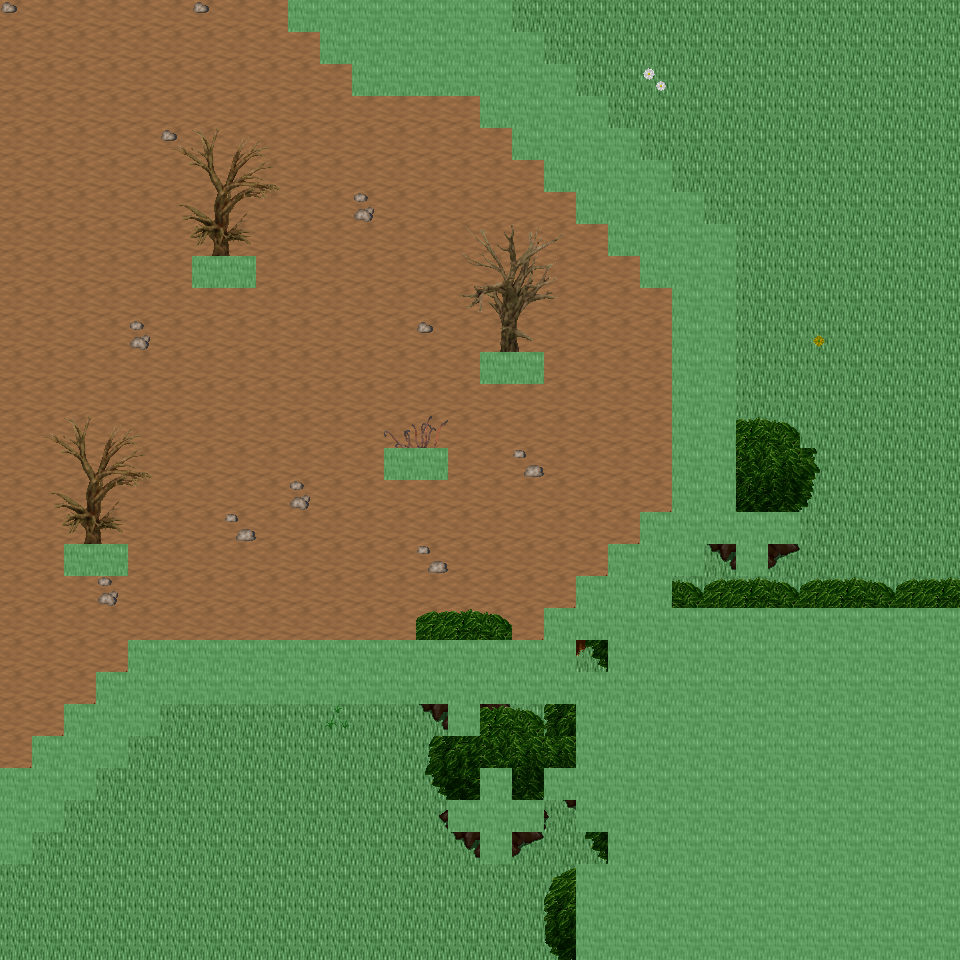

This game map was drawn from its Tiled (.tmx) file and the tilesets committed beside it. A one-line description and the trimmed map source follow:
An orthogonal 30x30 tile map with 32x32 px tiles, 6 tile layers (Ground, Object, Object2, Above, ...), 21 tilesets and 6 objects (6x mapExit).

<map version="1.0" orientation="orthogonal" renderorder="right-down" width="30" height="30" tilewidth="32" tileheight="32" nextobjectid="7">
  <tileset firstgid="1" name="tileset_ground_ground" tilewidth="32" tileheight="32" tilecount="33" columns="3">
    <image source="../drawable/tileset_ground_ground.png" width="96" height="352" />
  </tileset>
  <tileset firstgid="34" name="tileset_ground_ridge_earth_dark" tilewidth="32" tileheight="32" tilecount="96" columns="12">
    <image source="../drawable/tileset_ground_ridge_earth_dark.png" width="384" height="256" />
  </tileset>
  <tileset firstgid="130" name="tileset_ground_rock_pebbles" tilewidth="32" tileheight="32" tilecount="3" columns="1">
    <image source="../drawable/tileset_ground_rock_pebbles.png" width="32" height="96" />
  </tileset>
  <tileset firstgid="133" name="tileset_plant_grasses" tilewidth="32" tileheight="32" tilecount="6" columns="3">
    <image source="../drawable/tileset_plant_grasses.png" width="96" height="64" />
  </tileset>
  <tileset firstgid="139" name="tileset_ground_grass_corners" tilewidth="32" tileheight="32" tilecount="24" columns="6">
    <image source="../drawable/tileset_ground_grass_corners.png" width="192" height="128" />
  </tileset>
  <tileset firstgid="163" name="tileset_ground_grass_edges" tilewidth="32" tileheight="32" tilecount="36" columns="12">
    <image source="../drawable/tileset_ground_grass_edges.png" width="384" height="96" />
  </tileset>
  <tileset firstgid="199" name="tileset_plant_flower_daisy_white" tilewidth="32" tileheight="32" tilecount="8" columns="2">
    <image source="../drawable/tileset_plant_flower_daisy_white.png" width="64" height="128" />
  </tileset>
  <tileset firstgid="207" name="tileset_plant_flower_daisy_yellow" tilewidth="32" tileheight="32" tilecount="8" columns="2">
    <image source="../drawable/tileset_plant_flower_daisy_yellow.png" width="64" height="128" />
  </tileset>
  <tileset firstgid="215" name="tileset_plant_stump_stump_green" tilewidth="32" tileheight="32" tilecount="4" columns="2">
    <image source="../drawable/tileset_plant_stump_stump_green.png" width="64" height="64" />
  </tileset>
  <tileset firstgid="219" name="tileset_plant_tree_tree_darkgreen" tilewidth="32" tileheight="32" tilecount="88" columns="8">
    <image source="../drawable/tileset_plant_tree_tree_darkgreen.png" width="256" height="352" />
  </tileset>
  <tileset firstgid="307" name="tileset_logic_creature_animal" tilewidth="32" tileheight="32" tilecount="32" columns="8">
    <image source="../drawable/tileset_logic_creature_animal.png" width="256" height="128" />
  </tileset>
  <tileset firstgid="339" name="tileset_logic_item_resources" tilewidth="32" tileheight="32" tilecount="6" columns="6">
    <image source="../drawable/tileset_logic_item_resources.png" width="192" height="32" />
  </tileset>
  <tileset firstgid="345" name="tileset_logic_item_mushroom" tilewidth="32" tileheight="32" tilecount="6" columns="6">
    <image source="../drawable/tileset_logic_item_mushroom.png" width="192" height="32" />
  </tileset>
  <tileset firstgid="351" name="tileset_logic_collision" tilewidth="32" tileheight="32" tilecount="1" columns="1">
    <image source="../drawable/tileset_logic_collision.png" width="32" height="32" />
  </tileset>
  <tileset firstgid="352" name="tileset_plant_tree_dead_tree_5" tilewidth="32" tileheight="32" tilecount="20" columns="4">
    <image source="../drawable/tileset_plant_tree_dead_tree_5.png" width="128" height="160" />
  </tileset>
  <tileset firstgid="372" name="tileset_plant_tree_dead_tree_6" tilewidth="32" tileheight="32" tilecount="20" columns="4">
    <image source="../drawable/tileset_plant_tree_dead_tree_6.png" width="128" height="160" />
  </tileset>
  <tileset firstgid="392" name="tileset_plant_tree_dead_tree_7" tilewidth="32" tileheight="32" tilecount="20" columns="4">
    <image source="../drawable/tileset_plant_tree_dead_tree_7.png" width="128" height="160" />
  </tileset>
  <tileset firstgid="412" name="tileset_plant_bush_large_dead" tilewidth="32" tileheight="32" tilecount="2" columns="1">
    <image source="../drawable/tileset_plant_bush_large_dead.png" width="32" height="64" />
  </tileset>
  <tileset firstgid="414" name="tileset_plant_bush_large_wide_dead" tilewidth="32" tileheight="32" tilecount="4" columns="2">
    <image source="../drawable/tileset_plant_bush_large_wide_dead.png" width="64" height="64" />
  </tileset>
  <tileset firstgid="418" name="tileset_logic_creature_reptile" tilewidth="32" tileheight="32" tilecount="7" columns="7">
    <image source="../drawable/tileset_logic_creature_reptile.png" width="224" height="32" />
  </tileset>
  <tileset firstgid="425" name="tileset_logic_item_herb" tilewidth="32" tileheight="32" tilecount="5" columns="5">
    <image source="../drawable/tileset_logic_item_herb.png" width="160" height="32" />
  </tileset>
  <layer name="Ground" width="30" height="30">
    <data>[900 cells, 900 non-empty, 2 distinct tile ids]</data>
  </layer>
  <layer name="Object" width="30" height="30">
    <data>[900 cells, 155 non-empty, 36 distinct tile ids]</data>
  </layer>
  <layer name="Object2" width="30" height="30">
    <data>[900 cells, 8 non-empty, 8 distinct tile ids]</data>
  </layer>
  <layer name="Above" width="30" height="30">
    <data>[900 cells, 232 non-empty, 69 distinct tile ids]</data>
  </layer>
  <layer name="Above2" width="30" height="30">
    <data>[900 cells, 0 non-empty, 0 distinct tile ids]</data>
  </layer>
  <layer name="Walkable" width="30" height="30">
    <data>[900 cells, 257 non-empty, 1 distinct tile ids]</data>
  </layer>
  <objectgroup name="MapEvents">
    <object id="1" name="north" type="mapExit" x="0" y="0" width="288" height="32">
      <properties>
        <property name="map" value="level_0_x103_y59" />
        <property name="x" value="0" />
        <property name="y" value="28" />
      </properties>
    </object>
    <object id="2" name="north2" type="mapExit" x="512" y="0" width="448" height="32">
      <properties>
        <property name="map" value="level_0_x103_y59" />
        <property name="x" value="16" />
        <property name="y" value="28" />
      </properties>
    </object>
    <object id="3" name="south" type="mapExit" x="0" y="928" width="576" height="32">
      <properties>
        <property name="map" value="level_0_x103_y61" />
        <property name="x" value="0" />
        <property name="y" value="1" />
      </properties>
    </object>
    <object id="4" name="west" type="mapExit" x="0" y="0" width="32" height="768">
      <properties>
        <property name="map" value="level_0_x102_y60" />
        <property name="x" value="28" />
        <property name="y" value="0" />
      </properties>
    </object>
    <object id="5" name="west2" type="mapExit" x="0" y="864" width="32" height="96">
      <properties>
        <property name="map" value="level_0_x102_y60" />
        <property name="x" value="28" />
        <property name="y" value="27" />
      </properties>
    </object>
    <object id="6" name="east" type="mapExit" x="928" y="0" width="32" height="608">
      <properties>
        <property name="map" value="level_0_x104_y60" />
        <property name="x" value="1" />
        <property name="y" value="0" />
      </properties>
    </object>
  </objectgroup>
</map>
